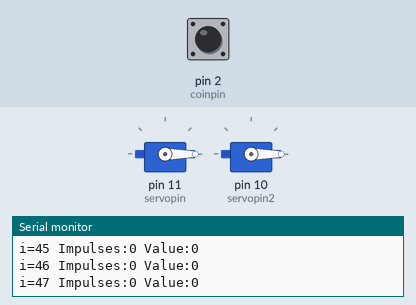
This sketch was run on a simulated Arduino Uno, built with avr-gcc and run on an emulated ATmega328P. On the bench: 2 × servo, the last lines printed to the serial monitor. The inputs (shaded band) are chosen by the test bench; at power-on: pin 2 (coinpin) HIGH.

Above: at 1.2 s.
1.3 s: pin 2 (coinpin) driven LOW
At 3.4 s:
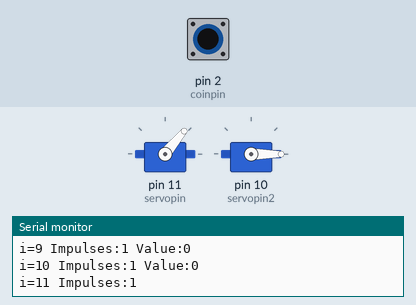
4.3 s: pin 2 (coinpin) pulsed HIGH 2 times (0.12 s each, 0.3 s apart)
At 4.78 s:
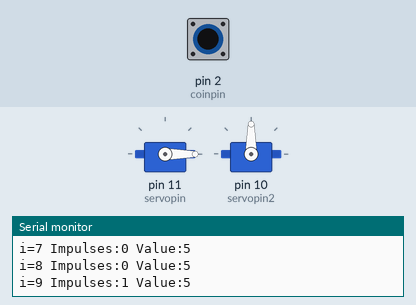
7.9 s: pin 2 (coinpin) pulsed HIGH 5 times (0.12 s each, 0.3 s apart)
Timing chart, 0 to 12.8 s (numbered marks = the images above; inputs shaded):
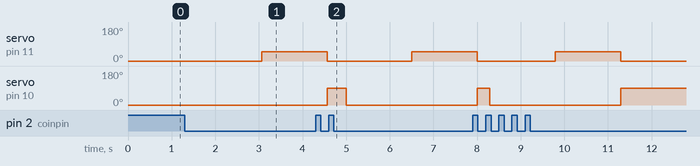

Measured:
- after the input at 1.3 s, servo on pin 11 (servopin): 0° → 50° after 1.8 s

The sketch:

coinslot.ino
```cpp
#define coinpin 2
#define servopin 11
#define servopin2 10
#include <Servo.h>

Servo myservo;
Servo myservo2;
int i;
int coin = 0;
int total = 0;
void setup() {
  Serial.begin(9600);
//  pinMode(pin, INPUT_PULLUP);
  attachInterrupt(digitalPinToInterrupt(coinpin),incomingImpuls, FALLING);
  myservo.attach(servopin);
  myservo.write(0);
  myservo2.attach(servopin2);
  myservo2.write(0);

}
void incomingImpuls()
{
  coin=coin+1;
  i=0;
}

void loop() {
    i++;
    Serial.print("i=");
    Serial.print(i);
    Serial.print(" Impulses:");
    Serial.print(coin);
    if(i >10){
      if(coin != 0){
//        if(coin == 1){
//          total = 1;
//        }
//        if(coin == 5){
//          total = 5;
//          myservo2.write(0);
//        }
//        if(coin == 10){
//
//          total = 10;
//        }
        if(coin>0&&coin<10){
          myservo2.write(0);
          total = 5;
        }
        if(coin>=10){
          total = 10;
        }
        delay(1500);
        myservo.write(50);
        delay(1500);
        myservo.write(0);
        myservo2.write(90);
        coin = 0;
      }
    }
    Serial.print(" Value:");
    Serial.println(total);
}
```
